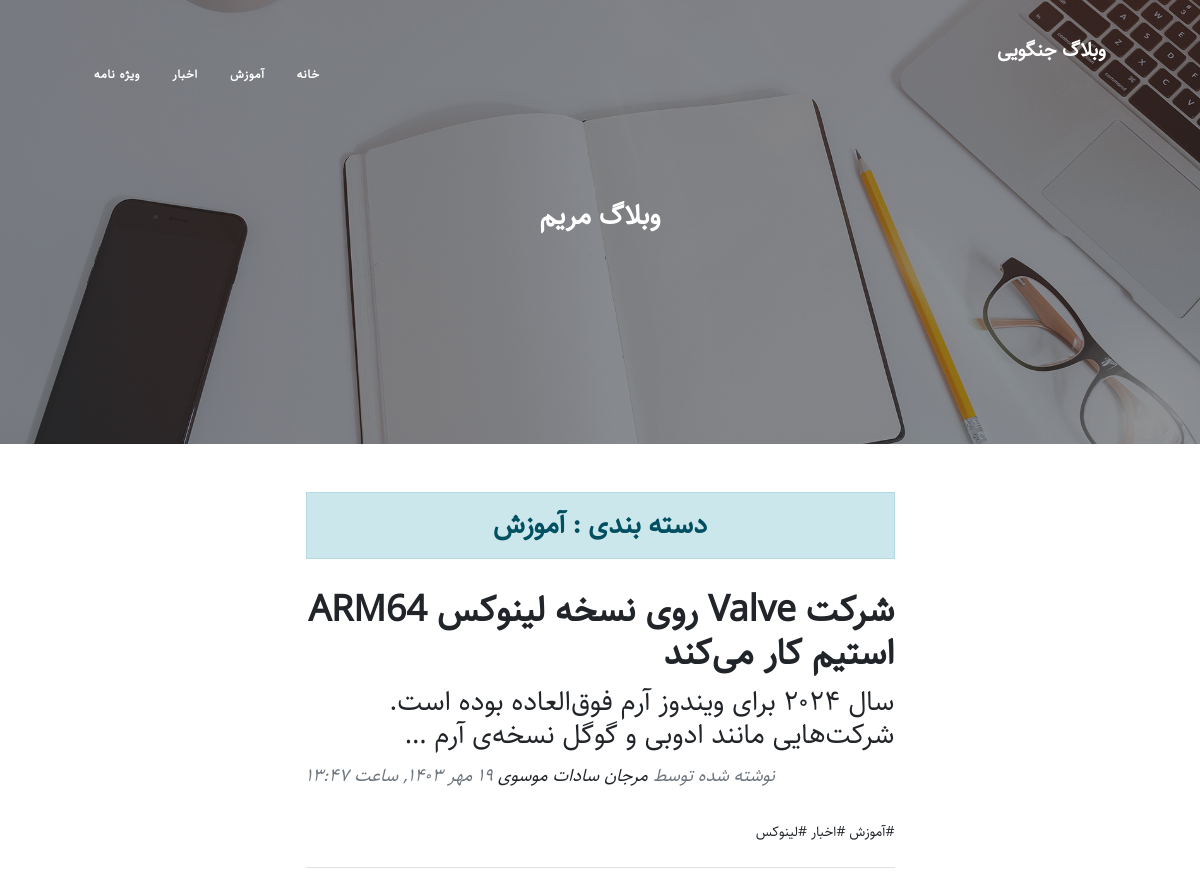
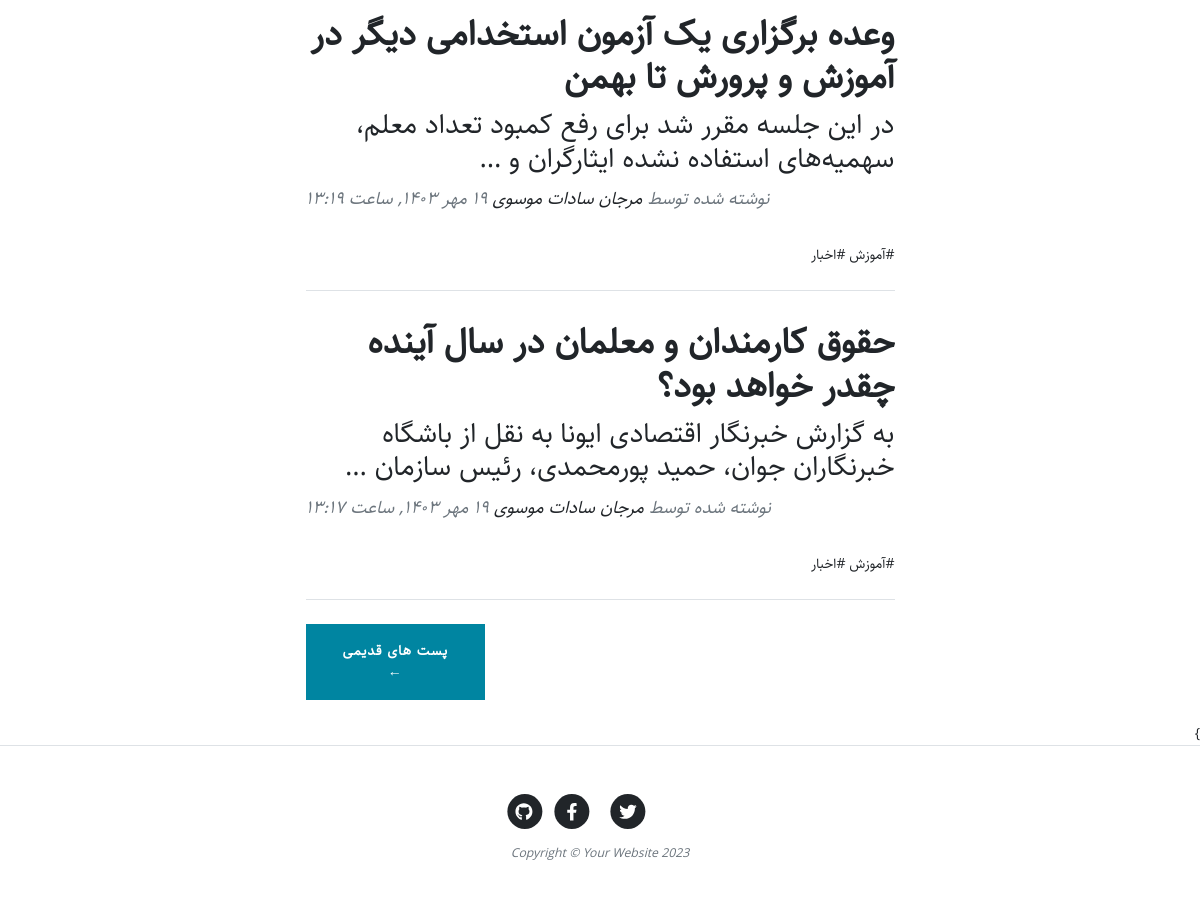
The app's page /category/learning with its own data (2 pictures, top to bottom).
### blog/models.py (models this page shows, shortened)
class Category(models.Model):
	parent = models.ForeignKey('self', default=None, null=True, blank=True, on_delete=models.SET_NULL, related_name='children', verbose_name='زیر مجموعه')
	title = models.CharField(max_length = 200, verbose_name = 'عنوان دسته بندی')
	slug = models.SlugField(max_length = 100, verbose_name = 'آدرس دسته بندی')
	status = models.BooleanField(default = True, verbose_name = 'آیا نمایش داده شود؟')
	position = models.IntegerField(verbose_name = 'پوزیشن')
	class Meta:
		verbose_name = 'دسته بندی'
		verbose_name_plural = 'دسته بندی ها'
		ordering = ['parent__id','position']
	objects = CategoryManager()

class Article(models.Model):
	STATUS_CHOICES = (
		('d', 'پیش نویس'),
		('p', 'منتشرشده'),
	)
	author = models.ForeignKey(User, null=True, on_delete=models.SET_NULL, related_name='articles',verbose_name='نویسنده')
	title = models.CharField(max_length = 200, verbose_name = 'عنوان مقاله')
	slug = models.SlugField(max_length = 100, unique = True, verbose_name = 'آدرس مقاله')
	category = models.ManyToManyField(Category, verbose_name = 'دسته بندی', related_name = 'articles')
	description = models.TextField( verbose_name = 'محتوا')
	thumbnail = models.ImageField(upload_to = 'images', verbose_name = 'تصویر مقاله')
	publish = models.DateTimeField(default = timezone.now, verbose_name = 'زمان انتشار')
	created = models.DateTimeField(auto_now_add = True)
	updated = models.DateTimeField(auto_now = True)
	status = models.CharField(max_length = 1, choices = STATUS_CHOICES, verbose_name = 'وضعیت')
	class Meta:
		verbose_name = 'مقاله'
		verbose_name_plural = 'مقالات'
		ordering = ['-publish']
	def jpublish(self):
		return jalali_convertor(self.publish)
	jpublish.short_description = 'زمان انتشار'
	def category_published(self):
		return self.category.filter(status = True)
	def thumbnail_tag(self):
		return format_html("<img width=100 height=75 style='border-radius:15px;' src='{}'>".format(self.thumbnail.url))
	thumbnail_tag.short_description = 'نصویر مقاله'
	objects = ArticleManager()

### blog/views.py (the view)
# urls.py: path('category/<slug:slug>', category, name='category'),
def category(request, slug, page=1):
	category = get_object_or_404(Category, slug=slug, status = True)
	articles_list = category.articles.published()
	paginator = Paginator(articles_list, 3)
	articles = paginator.get_page(page)
	context = {
		'category' : category,
		'articles' : articles
	}
	return render(request, 'blog/category.html', context)

### blog/models.py (called while the page is built)
	def published(self):
		return self.filter(status = 'p')

	def active(self):
		return self.filter(status = True)

### blog/templatetags/base_tags.py (called while the page is built)
@register.simple_tag
def title():
	return 'وبلاگ جنگویی'

@register.inclusion_tag('blog/partials/category_navbar.html')
def category_navbar():
	return {
		'categories' : Category.objects.filter(status = True)
	}

### extensions/jalali.py (called while the page is built)
    def persian_tuple(self):
        return self.persian_year, self.persian_month, self.persian_day

### extensions/utils.py (called while the page is built)
def persian_numbers_convertor(mystr):
	numbers = {
		"0" : "۰",
		"1" : "۱",
		"2" : "۲",
		"3" : "۳",
		"4" : "۴",
		"5" : "۵",
		"6" : "۶",
		"7" : "۷",
		"8" : "۸",
		"9" : "۹",
	}
	for e, p in numbers.items():
		mystr = mystr.replace(e, p)
	return mystr

def jalali_convertor(time):
	jmonth = [ 'فروردین','اردیبهشت','خرداد','تیر','مرداد','شهریور','مهر','آبان','آذر','دی','بهمن','اسفند']
	time = timezone.localtime(time)
	time_to_str = "{},{},{}".format(time.year, time.month, time.day)
	time_to_tuple = jalali.Gregorian(time_to_str).persian_tuple()
	time_to_list = list(time_to_tuple)
	for index, month in enumerate(jmonth):
		if time_to_list[1] == index + 1:
			time_to_list[1] = month
			break
	output = "{} {} {}, ساعت {}:{}".format(time_to_list[2], time_to_list[1], time_to_list[0], time.hour,  time.minute)
	return persian_numbers_convertor(output)

### templates/blog/category.html (shortened to what this page needs)
{% extends 'blog/base.html' %}
{% load static %}
{% block main %}
    <header class="masthead" style="background-image: url('{% static 'blog/assets/img/home-bg.jpg' %}')">
        <div class="container position-relative px-4 px-lg-5">
            <div class="row gx-4 gx-lg-5 justify-content-center">
                <div class="col-md-10 col-lg-8 col-xl-7">
                    <div class="site-heading">
                        <h3 style="font-family: 'Sahel';">وبلاگ مریم</h3>
                    </div>
                </div>
            </div>
        </div>
    </header>
        <div class="container px-4 px-lg-5">
            <div class="row gx-4 gx-lg-5 justify-content-center">
                <div class="col-md-10 col-lg-8 col-xl-7">
                    <h3 class="alert alert-primary text-center" style="font-family: 'Sahel';">دسته بندی : {{category.title}}</h3>
                    {% for article in articles %}
                    <div class="post-preview" >
                        <a href="{% url 'blog:detail' article.slug %}">
                            <h2 class="post-title" style="font-family: 'Sahel';">{{ article.title }}</h2>
                            <h3 class="post-subtitle" style="font-family: 'Sahel';">{{ article.description|truncatewords:15}}</h3>
                        </a>
                        <p class="post-meta">
                            نوشته شده توسط
                            <a href="{% url 'blog:author' article.author %}">{{article.author.get_full_name}}</a>
                            {{ article.jpublish }}
                        </p>
                        <div>
                            {% for cat in article.category_published.all %}
                                <a href="{% url 'blog:category' cat.slug %}">#{{cat.title}}</a>
                            {% endfor %}
                        </div>
                    </div>
                    <hr class="my-4" />
                    {% endfor %}
                    <div class="d-flex justify-content-end mb-4 pager-botton">
                        {% if articles.has_next %}
                            <a class="btn btn-primary text-uppercase" href="{% url 'blog:category' category.slug articles.next_page_number %}" style="font-family: 'Sahel'; margin-right: 2%;">پست های قدیمی &larr;</a>
                        {% endif %}
                    </div>
                </div>
            </div>
        </div>}
{% endblock %}

### templates/blog/partials/category_navbar.html (shortened to what this page needs)
 <div class="collapse navbar-collapse nav" id="navbarResponsive">
    <ul class="navbar-nav ms-auto py-4 py-lg-0 ">
        <li class="nav-item"><a class="nav-link px-lg-3 py-3 py-lg-4" href="{% url 'blog:home' %}" style="font-family: 'Sahel';">خانه</a></li>
        {% for category in categories %}
            {% if category.parent == None %}
                <li class="nav-item">
                    <a class="nav-link px-lg-3 py-3 py-lg-4" href="{% url 'blog:category' category.slug %}" style="font-family: 'Sahel';">{{category.title}}</a>
                </li>
            {% endif %}
        {% endfor %}
    </ul>
</div>

### static/blog/css/rtl.css (style rules this page uses)
body { direction: rtl; text-align: right; font-family: "Sahel"; font-size: 14px; }
.navbar-nav { margin-left: initial !important; margin-right: auto; }
.post-meta { text-align: left; }
.pager-botton { float: left; !important; }
.post-title { font-size: 10px; }
.nav ul { padding-right: 0; }
.nav ul li { border-bottom: none; height: 86px; line-height: 86px; font-size: 14px; display: inline-block; float: left; margin: 0 auto; }
.nav ul li a { text-decoration: none; color: #000000; display: block; transition: .3s background-color; padding: 0 24px; }
.nav a { border-bottom: none; }

### records on screen
Category: title "آموزش"
Category: title "اخبار"
Category: title "ویژه نامه"
Article: title "شرکت Valve روی نسخه لینوکس ARM64 استیم کار می‌کند", description "سال ۲۰۲۴ برای ویندوز آرم فوق‌العاده بوده است. شرکت‌هایی مانند ادوبی و گوگل نسخه‌ی آرم …", author.get_full_name "مرجان سادات موسوی", jpublish "۱۹ مهر ۱۴۰۳, ساعت ۱۳:۴۷"
Category: title "لینوکس"
Article: title "وعده برگزاری یک آزمون استخدامی دیگر در آموزش و پرورش تا بهمن", description "در این جلسه مقرر شد برای رفع کمبود تعداد معلم، سهمیه‌های استفاده نشده ایثارگران و …", author.get_full_name "مرجان سادات موسوی", jpublish "۱۹ مهر ۱۴۰۳, ساعت ۱۳:۱۹"
Article: title "حقوق کارمندان و معلمان در سال آینده چقدر خواهد بود؟", description "به گزارش خبرنگار اقتصادی ایونا به نقل از باشگاه خبرنگاران جوان، حمید پورمحمدی، رئیس سازمان …", author.get_full_name "مرجان سادات موسوی", jpublish "۱۹ مهر ۱۴۰۳, ساعت ۱۳:۱۷"
